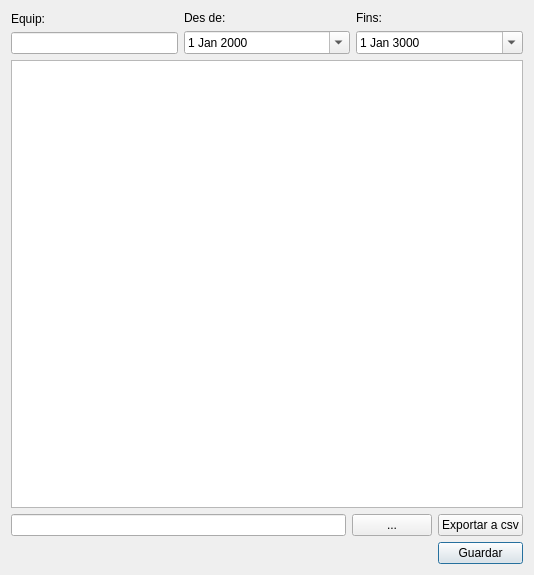
<?xml version="1.0" encoding="UTF-8"?>
<ui version="4.0">
 <class>work_manager</class>
 <widget class="QDialog" name="work_manager">
  <property name="geometry">
   <rect>
    <x>0</x>
    <y>0</y>
    <width>534</width>
    <height>575</height>
   </rect>
  </property>
  <property name="windowTitle">
   <string>Work manager</string>
  </property>
  <layout class="QGridLayout" name="gridLayout">
   <item row="4" column="0">
    <spacer name="horizontalSpacer">
     <property name="orientation">
      <enum>Qt::Horizontal</enum>
     </property>
     <property name="sizeHint" stdset="0">
      <size>
       <width>40</width>
       <height>20</height>
      </size>
     </property>
    </spacer>
   </item>
   <item row="1" column="0" colspan="2">
    <layout class="QHBoxLayout" name="horizontalLayout_24"/>
   </item>
   <item row="4" column="1">
    <widget class="QPushButton" name="btn_accept">
     <property name="text">
      <string>Guardar</string>
     </property>
    </widget>
   </item>
   <item row="2" column="0" colspan="2">
    <widget class="QTableView" name="tbl_work">
     <property name="alternatingRowColors">
      <bool>false</bool>
     </property>
     <property name="sortingEnabled">
      <bool>true</bool>
     </property>
    </widget>
   </item>
   <item row="0" column="0" colspan="2">
    <layout class="QHBoxLayout" name="horizontalLayout_22">
     <item>
      <layout class="QVBoxLayout" name="verticalLayout">
       <item>
        <widget class="QLabel" name="lbl_team">
         <property name="text">
          <string>Equip:</string>
         </property>
        </widget>
       </item>
       <item>
        <widget class="QLineEdit" name="txt_team_filter">
         <property name="sizePolicy">
          <sizepolicy hsizetype="Preferred" vsizetype="Fixed">
           <horstretch>0</horstretch>
           <verstretch>0</verstretch>
          </sizepolicy>
         </property>
        </widget>
       </item>
      </layout>
     </item>
     <item>
      <layout class="QVBoxLayout" name="verticalLayout_9">
       <item>
        <widget class="QLabel" name="lbl_from">
         <property name="text">
          <string>Des de:</string>
         </property>
        </widget>
       </item>
       <item>
        <widget class="QDateEdit" name="date_event_from">
         <property name="calendarPopup">
          <bool>true</bool>
         </property>
        </widget>
       </item>
      </layout>
     </item>
     <item>
      <layout class="QVBoxLayout" name="verticalLayout_10">
       <item>
        <widget class="QLabel" name="lbl_to">
         <property name="text">
          <string>Fins:</string>
         </property>
        </widget>
       </item>
       <item>
        <widget class="QDateEdit" name="date_event_to">
         <property name="calendarPopup">
          <bool>true</bool>
         </property>
         <property name="date">
          <date>
           <year>3000</year>
           <month>1</month>
           <day>1</day>
          </date>
         </property>
        </widget>
       </item>
      </layout>
     </item>
    </layout>
   </item>
   <item row="3" column="0">
    <layout class="QHBoxLayout" name="horizontalLayout">
     <item>
      <widget class="QLineEdit" name="txt_path">
       <property name="readOnly">
        <bool>true</bool>
       </property>
      </widget>
     </item>
     <item>
      <widget class="QPushButton" name="btn_path">
       <property name="text">
        <string>...</string>
       </property>
      </widget>
     </item>
    </layout>
   </item>
   <item row="3" column="1">
    <widget class="QPushButton" name="btn_export_user">
     <property name="text">
      <string>Exportar a csv</string>
     </property>
    </widget>
   </item>
  </layout>
 </widget>
 <tabstops>
  <tabstop>txt_team_filter</tabstop>
  <tabstop>date_event_from</tabstop>
  <tabstop>date_event_to</tabstop>
  <tabstop>tbl_work</tabstop>
  <tabstop>btn_accept</tabstop>
 </tabstops>
 <resources/>
 <connections/>
</ui>
